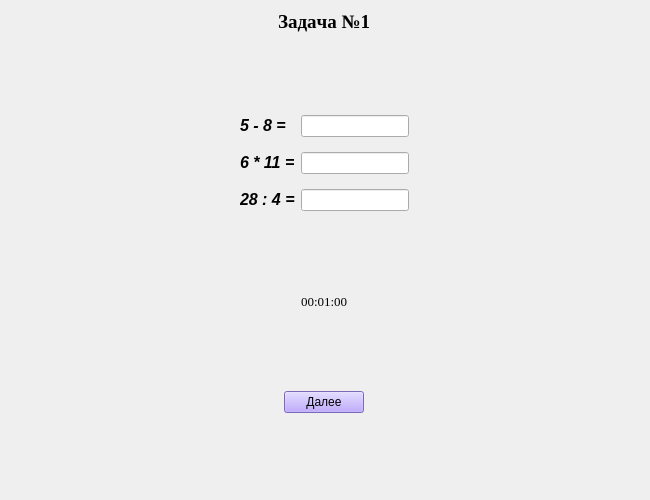
<?xml version="1.0" encoding="UTF-8"?>
<ui version="4.0">
 <class>Form</class>
 <widget class="QWidget" name="Form">
  <property name="geometry">
   <rect>
    <x>0</x>
    <y>0</y>
    <width>650</width>
    <height>500</height>
   </rect>
  </property>
  <property name="windowTitle">
   <string>TestFirst</string>
  </property>
  <layout class="QGridLayout" name="gridLayout">
   <item row="4" column="0">
    <layout class="QHBoxLayout" name="horizontalLayout_2">
     <item alignment="Qt::AlignHCenter">
      <widget class="QLabel" name="label">
       <property name="font">
        <font>
         <family>Times New Roman</family>
         <pointsize>10</pointsize>
        </font>
       </property>
       <property name="text">
        <string>00:01:00</string>
       </property>
      </widget>
     </item>
    </layout>
   </item>
   <item row="6" column="0">
    <layout class="QHBoxLayout" name="horizontalLayout">
     <item>
      <widget class="QPushButton" name="pushButton">
       <property name="sizePolicy">
        <sizepolicy hsizetype="Fixed" vsizetype="Fixed">
         <horstretch>0</horstretch>
         <verstretch>0</verstretch>
        </sizepolicy>
       </property>
       <property name="styleSheet">
        <string notr="true">background-color: rgb(172, 146, 255);</string>
       </property>
       <property name="text">
        <string>Далее</string>
       </property>
      </widget>
     </item>
    </layout>
   </item>
   <item row="0" column="0">
    <layout class="QHBoxLayout" name="horizontalLayout_3">
     <item alignment="Qt::AlignHCenter">
      <widget class="QLabel" name="label_5">
       <property name="font">
        <font>
         <family>Times New Roman</family>
         <pointsize>14</pointsize>
         <kerning>false</kerning>
        </font>
       </property>
       <property name="text">
        <string>&lt;html&gt;&lt;head/&gt;&lt;body&gt;&lt;p&gt;&lt;span style=&quot; font-weight:600;&quot;&gt;Задача №1&lt;/span&gt;&lt;/p&gt;&lt;/body&gt;&lt;/html&gt;</string>
       </property>
      </widget>
     </item>
    </layout>
   </item>
   <item row="2" column="0">
    <layout class="QFormLayout" name="formLayout">
     <item row="0" column="0">
      <layout class="QVBoxLayout" name="verticalLayout_2">
       <property name="spacing">
        <number>15</number>
       </property>
       <item>
        <widget class="QLabel" name="label_2">
         <property name="font">
          <font>
           <pointsize>12</pointsize>
          </font>
         </property>
         <property name="text">
          <string>&lt;html&gt;&lt;head/&gt;&lt;body&gt;&lt;p&gt;&lt;span style=&quot; font-size:12pt; font-weight:700; font-style:italic;&quot;&gt;5 - 8 =&lt;/span&gt;&lt;/p&gt;&lt;/body&gt;&lt;/html&gt;</string>
         </property>
        </widget>
       </item>
       <item>
        <widget class="QLabel" name="label_3">
         <property name="font">
          <font>
           <pointsize>12</pointsize>
          </font>
         </property>
         <property name="text">
          <string>&lt;html&gt;&lt;head/&gt;&lt;body&gt;&lt;p&gt;&lt;span style=&quot; font-size:12pt; font-weight:700; font-style:italic;&quot;&gt;6 * 11 =&lt;/span&gt;&lt;/p&gt;&lt;/body&gt;&lt;/html&gt;</string>
         </property>
        </widget>
       </item>
       <item>
        <widget class="QLabel" name="label_4">
         <property name="font">
          <font>
           <pointsize>12</pointsize>
           <weight>75</weight>
           <bold>true</bold>
          </font>
         </property>
         <property name="text">
          <string>&lt;html&gt;&lt;head/&gt;&lt;body&gt;&lt;p&gt;&lt;span style=&quot; font-size:12pt; font-weight:700; font-style:italic;&quot;&gt;28 : 4 =&lt;/span&gt;&lt;/p&gt;&lt;/body&gt;&lt;/html&gt;</string>
         </property>
        </widget>
       </item>
      </layout>
     </item>
     <item row="0" column="1">
      <layout class="QVBoxLayout" name="verticalLayout">
       <property name="spacing">
        <number>15</number>
       </property>
       <item alignment="Qt::AlignHCenter">
        <widget class="QLineEdit" name="AnswerFirstlineEdit">
         <property name="sizePolicy">
          <sizepolicy hsizetype="Fixed" vsizetype="Fixed">
           <horstretch>0</horstretch>
           <verstretch>0</verstretch>
          </sizepolicy>
         </property>
        </widget>
       </item>
       <item alignment="Qt::AlignHCenter">
        <widget class="QLineEdit" name="AnswerSecondlineEdit">
         <property name="sizePolicy">
          <sizepolicy hsizetype="Fixed" vsizetype="Fixed">
           <horstretch>0</horstretch>
           <verstretch>0</verstretch>
          </sizepolicy>
         </property>
        </widget>
       </item>
       <item alignment="Qt::AlignHCenter">
        <widget class="QLineEdit" name="AnswerThirdlineEdit">
         <property name="sizePolicy">
          <sizepolicy hsizetype="Fixed" vsizetype="Fixed">
           <horstretch>0</horstretch>
           <verstretch>0</verstretch>
          </sizepolicy>
         </property>
        </widget>
       </item>
      </layout>
     </item>
    </layout>
   </item>
   <item row="7" column="0">
    <spacer name="verticalSpacer">
     <property name="orientation">
      <enum>Qt::Vertical</enum>
     </property>
     <property name="sizeHint" stdset="0">
      <size>
       <width>20</width>
       <height>40</height>
      </size>
     </property>
    </spacer>
   </item>
   <item row="1" column="0">
    <spacer name="verticalSpacer_3">
     <property name="orientation">
      <enum>Qt::Vertical</enum>
     </property>
     <property name="sizeHint" stdset="0">
      <size>
       <width>20</width>
       <height>40</height>
      </size>
     </property>
    </spacer>
   </item>
   <item row="3" column="0">
    <spacer name="verticalSpacer_2">
     <property name="orientation">
      <enum>Qt::Vertical</enum>
     </property>
     <property name="sizeHint" stdset="0">
      <size>
       <width>20</width>
       <height>40</height>
      </size>
     </property>
    </spacer>
   </item>
   <item row="5" column="0">
    <spacer name="verticalSpacer_4">
     <property name="orientation">
      <enum>Qt::Vertical</enum>
     </property>
     <property name="sizeHint" stdset="0">
      <size>
       <width>20</width>
       <height>40</height>
      </size>
     </property>
    </spacer>
   </item>
  </layout>
 </widget>
 <resources/>
 <connections/>
</ui>
